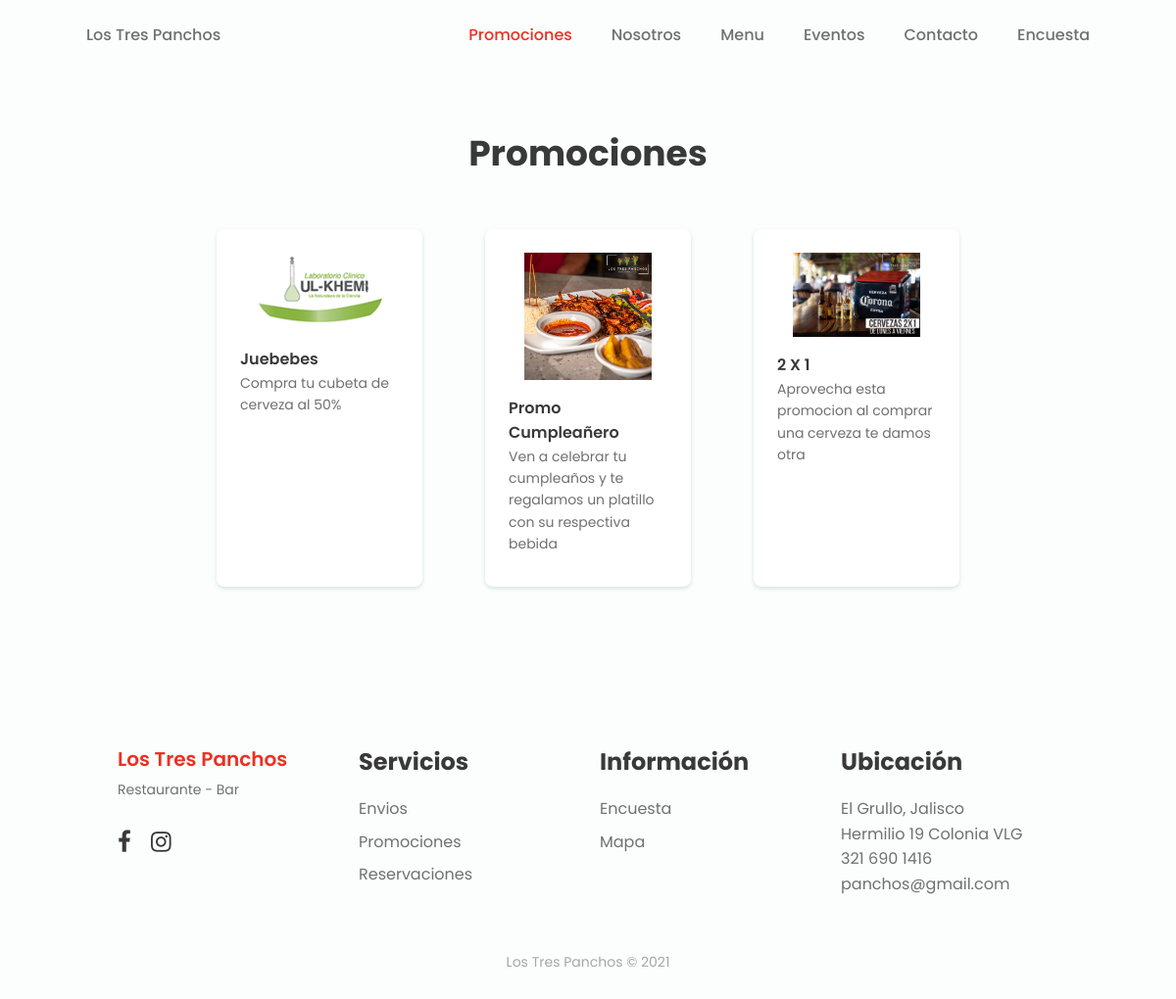
The app's page /promociones.php with its own data.
### tables this page shows
CREATE TABLE `promociones` (
  `id` int(11) NOT NULL,
  `nombre` varchar(50) NOT NULL,
  `descripcion` varchar(100) NOT NULL,
  `imagen` varchar(100) NOT NULL,
  `dias` varchar(50) NOT NULL
);

CREATE TABLE `contacto` (
  `id` int(11) NOT NULL,
  `nombre` varchar(100) NOT NULL,
  `imagen` varchar(100) NOT NULL,
  `descripcion` varchar(100) NOT NULL,
  `domicilio` varchar(120) NOT NULL,
  `municipio` varchar(100) NOT NULL,
  `telefono` text NOT NULL
);

### promociones.php (the view)
<?php
include ("templates/encabezado.php");
include ("panel/config/conexion.php");
$sentenciaSQL= $conexion->prepare("SELECT * FROM promociones");
$sentenciaSQL->execute();
$lista_promociones=$sentenciaSQL->fetchAll(PDO::FETCH_ASSOC);
$sentenciaContacto= $conexion->prepare("SELECT * FROM contacto");
      $sentenciaContacto->execute();
      $lista_contacto=$sentenciaContacto->fetchAll(PDO::FETCH_ASSOC);
?>
  <section class="menu section bd-contenedor" id="menu">
        <h2 class="section-title">Promociones </h2>
        <div class="menu__container bd-grid">
        <?php foreach($lista_promociones as $promociones) { ?>
            <div class="menu__content">
                <img src="img/<?php echo $promociones['imagen']; ?>" alt="" class="menu__img">
                <h3 class="menu__name"><?php echo $promociones['nombre']; ?></h3>
                <span class="menu__detail"><?php echo $promociones['descripcion']; ?></span>
            </div>
            <?php } ?>
         </div>
    </section>
<?php
include ("templates/pie.php");
?>

### templates/pie.php (shortened to what this page needs)
     </div>
    </div>
<footer class="footer section bd-container">
            <div class="footer__container bd-grid">
                <div class="footer__content">
            <a href="#" class="footer__logo">Los Tres Panchos</a>
            <span class="footer__description">Restaurante - Bar</span>
            <div>
                <a href="https://www.facebook.com/Lostrespanchoselgrullo" class="footer__social"><i class="fa fa-facebook"></i></a>
                <a href="#" class="footer__social"><i class="fa fa-instagram"></i></a>
            </div>
        </div>
        <div class="footer__content">
            <h3 class="footer__title">Servicios</h3>
            <ul>
                <li><a href="#" class="footer__link">Envios</a></li>
                <li><a href="promociones.php" class="footer__link">Promociones</a></li>
                <li><a href="contacto.php" class="footer__link">Reservaciones</a></li>
            </ul>
        </div>
        <div class="footer__content">
            <h3 class="footer__title">Información</h3>
            <ul>
                <li><a href="encuesta.php" class="footer__link">Encuesta</a></li>
                <li><a href="contacto.php" class="footer__link">Mapa</a></li>
            </ul>
        </div>
        <?php foreach($lista_contacto as $contacto) { ?>
        <div class="footer__content">
            <h3 class="footer__title">Ubicación</h3>
            <ul>
                <li><?php echo $contacto['municipio']; ?></li>
                <li><?php echo $contacto['domicilio']; ?> </li>
                <li><?php echo $contacto['telefono']; ?></li>
                <li>panchos@gmail.com</li>
            </ul>
        </div>
        <?php } ?>
    </div>
    <p class="footer__copy"> Los Tres Panchos &copy; <?php echo date('Y'); ?></p>
</footer>
</body>
</html>

### build/css/estilos.css (style rules this page uses)
:root { --header-height: 3rem; --first-color: #EC3022; --first-color-alt: #B52418; --title-color: #393939; --text-color: #707070; --text-color-light: #A6A6A6; --body-color: #FBFEFD; --container-color: #FFFFFF; --body-font: 'Poppins', sans-serif; --biggest-font-size: 2.25rem; --h1-font-size: 1.5rem; --h2-font-size: 1.25rem; --h3-font-size: 1rem; --normal-font-size: .938rem; --small-font-size: .813rem; --smaller-font-size: .75rem; --font-medium: 500; --font-semi-bold: 600; --mb-1: .5rem; --mb-2: 1rem; --mb-3: 1.5rem; --mb-4: 2rem; --mb-5: 2.5rem; --mb-6: 3rem; --z-tooltip: 10; --z-fixed: 100; }
@media screen and (min-width: 768px) { :root { --biggest-font-size: 4rem; --h1-font-size: 2.25rem; --h2-font-size: 1.5rem; --h3-font-size: 1.25rem; --normal-font-size: 1rem; --small-font-size: .875rem; --smaller-font-size: .813rem; } }
*,::before,::after { box-sizing: border-box; }
html { scroll-behavior: smooth; }
h1,h2,h3,p,ul { margin: 0; }
ul { padding: 0; list-style: none; }
a { text-decoration: none; }
img { max-width: 100%; height: auto; }
.section { padding: 3rem 0 2rem; }
.section-title, .section-subtitle { text-align: center; }
.section-title { font-size: var(--h1-font-size); color: var(--title-color); margin-bottom: var(--mb-3); }
.bd-container { max-width: 960px; width: calc(100% - 2rem); margin-left: var(--mb-2); margin-right: var(--mb-2); }
.bd-grid { display: grid; gap: 1.5rem; }
.menu__container { grid-template-columns: repeat(2, 1fr); justify-content: center; }
.menu__content { position: relative; display: flex; flex-direction: column; background-color: var(--container-color); border-radius: .5rem; box-shadow: 0 2px 4px rgba(3,74,40,.15); padding: .75rem; }
.menu__img { width: 100px; align-self: center; margin-bottom: var(--mb-2); }
.menu__name, .menu__preci { font-weight: var(--font-semi-bold); color: var(--title-color); }
.menu__name { font-size: var(--normal-font-size); }
.menu__detail, .menu__preci { font-size: var(--small-font-size); }
.menu__detail { margin-bottom: var(--mb-1); }
.footer__container { grid-template-columns: repeat(auto-fit, minmax(220px, 1fr)); row-gap: 2rem; }
.footer__logo { font-size: var(--h3-font-size); color: var(--first-color); font-weight: var(--font-semi-bold); }
.footer__description { display: block; font-size: var(--small-font-size); margin: .25rem 0 var(--mb-3); }
.footer__social { font-size: 1.5rem; color: var(--title-color); margin-right: var(--mb-2); }
.footer__title { font-size: var(--h2-font-size); color: var(--title-color); margin-bottom: var(--mb-2); }
.footer__link { display: inline-block; color: var(--text-color); margin-bottom: var(--mb-1); }
.footer__copy { text-align: center; font-size: var(--small-font-size); color: var(--text-color-light); margin-top: 3.5rem; }
@media screen and (min-width: 768px) { .section { padding-top: 8rem; } }
@media screen and (min-width: 768px) { .services__container, .menu__container { margin-top: var(--mb-6); } }
@media screen and (min-width: 768px) { .menu__container { grid-template-columns: repeat(3, 210px); column-gap: 4rem; } }
@media screen and (min-width: 768px) { .menu__content { padding: 1.5rem; } }
@media screen and (min-width: 768px) { .menu__img { width: 130px; } }
@media screen and (min-width: 960px) { .bd-container { margin-left: auto; margin-right: auto; } }

### build/css/slider.css (style rules this page uses)
* { box-sizing:border-box }

### records on screen
promociones: imagen (picture), nombre "Juebebes", descripcion "Compra tu cubeta de cerveza al 50%"
promociones: imagen (picture), nombre "Promo Cumpleañero", descripcion "Ven a celebrar tu cumpleaños y te regalamos un platillo con su respectiva bebida"
promociones: imagen (picture), nombre "2 X 1", descripcion "Aprovecha esta promocion al comprar una cerveza te damos otra"
contacto: municipio "El Grullo, Jalisco", domicilio "Hermilio 19 Colonia VLG", telefono "321 690 1416"
